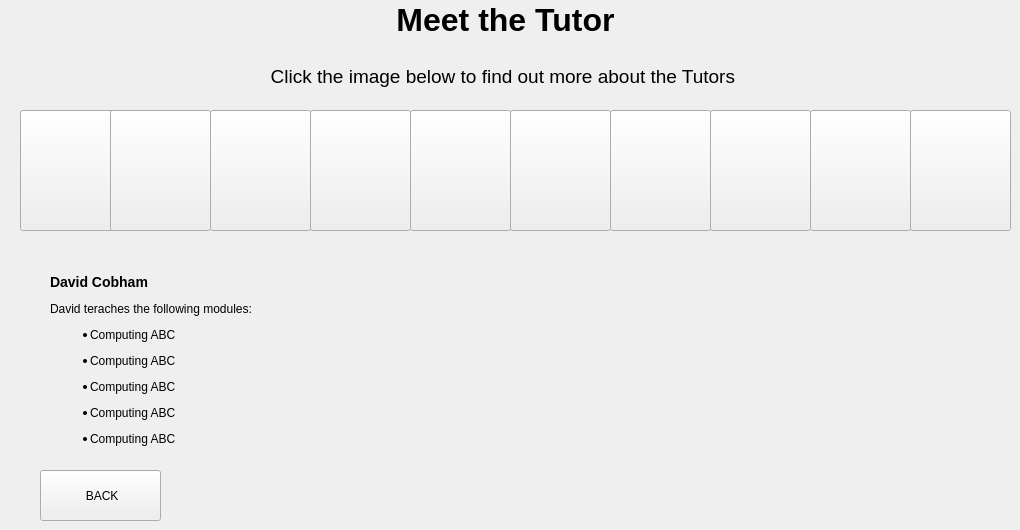
    <widget class="QWidget" name="tutors">
     <widget class="QPushButton" name="Tutor_Back">
      <property name="geometry">
       <rect>
        <x>40</x>
        <y>470</y>
        <width>121</width>
        <height>51</height>
       </rect>
      </property>
      <property name="text">
       <string> BACK</string>
      </property>
      <property name="icon">
       <iconset>
        <normaloff>../../../../../../Downloads/home.jpg</normaloff>../../../../../../Downloads/home.jpg</iconset>
      </property>
      <property name="iconSize">
       <size>
        <width>40</width>
        <height>40</height>
       </size>
      </property>
     </widget>
     <widget class="QLabel" name="Tutor_Title">
      <property name="geometry">
       <rect>
        <x>40</x>
        <y>0</y>
        <width>931</width>
        <height>91</height>
       </rect>
      </property>
      <property name="text">
       <string>&lt;html&gt;&lt;head/&gt;&lt;body&gt;&lt;p align=&quot;center&quot;&gt;&lt;span style=&quot; font-size:24pt; font-weight:600;&quot;&gt;Meet the Tutor&lt;/span&gt;&lt;/p&gt;&lt;p align=&quot;center&quot;&gt;&lt;br/&gt;&lt;span style=&quot; font-size:14pt;&quot;&gt;Click the image below to find out more about the Tutors &lt;/span&gt;&lt;/p&gt;&lt;/body&gt;&lt;/html&gt;</string>
      </property>
     </widget>
     <widget class="QPushButton" name="David_Face">
      <property name="geometry">
       <rect>
        <x>20</x>
        <y>110</y>
        <width>98</width>
        <height>121</height>
       </rect>
      </property>
      <property name="text">
       <string/>
      </property>
      <property name="icon">
       <iconset resource="Images.qrc">
        <normaloff>:/Images/pics/images/DC.jpg</normaloff>:/Images/pics/images/DC.jpg</iconset>
      </property>
      <property name="iconSize">
       <size>
        <width>200</width>
        <height>200</height>
       </size>
      </property>
     </widget>
     <widget class="QPushButton" name="Marc_Face">
      <property name="geometry">
       <rect>
        <x>110</x>
        <y>110</y>
        <width>101</width>
        <height>121</height>
       </rect>
      </property>
      <property name="text">
       <string/>
      </property>
      <property name="icon">
       <iconset resource="Images.qrc">
        <normaloff>:/Images/pics/images/Marc.jpeg</normaloff>:/Images/pics/images/Marc.jpeg</iconset>
      </property>
      <property name="iconSize">
       <size>
        <width>200</width>
        <height>200</height>
       </size>
      </property>
     </widget>
     <widget class="QPushButton" name="John_Face">
      <property name="geometry">
       <rect>
        <x>310</x>
        <y>110</y>
        <width>101</width>
        <height>121</height>
       </rect>
      </property>
      <property name="text">
       <string/>
      </property>
      <property name="icon">
       <iconset resource="Images.qrc">
        <normaloff>:/Images/pics/images/JohnLewak.jpg</normaloff>:/Images/pics/images/JohnLewak.jpg</iconset>
      </property>
      <property name="iconSize">
       <size>
        <width>200</width>
        <height>200</height>
       </size>
      </property>
     </widget>
     <widget class="QPushButton" name="Grzegorz_Face">
      <property name="geometry">
       <rect>
        <x>210</x>
        <y>110</y>
        <width>101</width>
        <height>121</height>
       </rect>
      </property>
      <property name="text">
       <string/>
      </property>
      <property name="icon">
       <iconset resource="Images.qrc">
        <normaloff>:/Images/pics/images/Grzegorz.png</normaloff>:/Images/pics/images/Grzegorz.png</iconset>
      </property>
      <property name="iconSize">
       <size>
        <width>200</width>
        <height>200</height>
       </size>
      </property>
     </widget>
     <widget class="QPushButton" name="Shigang_Face">
      <property name="geometry">
       <rect>
        <x>710</x>
        <y>110</y>
        <width>101</width>
        <height>121</height>
       </rect>
      </property>
      <property name="text">
       <string/>
      </property>
      <property name="icon">
       <iconset resource="Images.qrc">
        <normaloff>:/Images/pics/images/Yue.jpg</normaloff>:/Images/pics/images/Yue.jpg</iconset>
      </property>
      <property name="iconSize">
       <size>
        <width>200</width>
        <height>200</height>
       </size>
      </property>
     </widget>
     <widget class="QPushButton" name="Murray_Face">
      <property name="geometry">
       <rect>
        <x>610</x>
        <y>110</y>
        <width>101</width>
        <height>121</height>
       </rect>
      </property>
      <property name="text">
       <string/>
      </property>
      <property name="icon">
       <iconset resource="Images.qrc">
        <normaloff>:/Images/pics/images/Murray.jpg</normaloff>:/Images/pics/images/Murray.jpg</iconset>
      </property>
      <property name="iconSize">
       <size>
        <width>200</width>
        <height>200</height>
       </size>
      </property>
     </widget>
     <widget class="QPushButton" name="Mark_Face">
      <property name="geometry">
       <rect>
        <x>510</x>
        <y>110</y>
        <width>101</width>
        <height>121</height>
       </rect>
      </property>
      <property name="text">
       <string/>
      </property>
      <property name="icon">
       <iconset resource="Images.qrc">
        <normaloff>:/Images/pics/images/MarkDoughty.jpeg</normaloff>:/Images/pics/images/MarkDoughty.jpeg</iconset>
      </property>
      <property name="iconSize">
       <size>
        <width>200</width>
        <height>200</height>
       </size>
      </property>
     </widget>
     <widget class="QPushButton" name="Kevin_Face">
      <property name="geometry">
       <rect>
        <x>410</x>
        <y>110</y>
        <width>101</width>
        <height>121</height>
       </rect>
      </property>
      <property name="text">
       <string/>
      </property>
      <property name="icon">
       <iconset resource="Images.qrc">
        <normaloff>:/Images/pics/images/Kevin.jpg</normaloff>:/Images/pics/images/Kevin.jpg</iconset>
      </property>
      <property name="iconSize">
       <size>
        <width>200</width>
        <height>200</height>
       </size>
      </property>
     </widget>
     <widget class="QPushButton" name="Bashir_Face">
      <property name="geometry">
       <rect>
        <x>810</x>
        <y>110</y>
        <width>101</width>
        <height>121</height>
       </rect>
      </property>
      <property name="text">
       <string/>
      </property>
      <property name="icon">
       <iconset resource="Images.qrc">
        <normaloff>:/Images/pics/images/Bashir.jpg</normaloff>:/Images/pics/images/Bashir.jpg</iconset>
      </property>
      <property name="iconSize">
       <size>
        <width>200</width>
        <height>200</height>
       </size>
      </property>
     </widget>
     <widget class="QPushButton" name="Derek_Face">
      <property name="geometry">
       <rect>
        <x>910</x>
        <y>110</y>
        <width>101</width>
        <height>121</height>
       </rect>
      </property>
      <property name="text">
       <string/>
      </property>
      <property name="icon">
       <iconset resource="Images.qrc">
        <normaloff>:/Images/pics/images/Derek.jpeg</normaloff>:/Images/pics/images/Derek.jpeg</iconset>
      </property>
      <property name="iconSize">
       <size>
        <width>200</width>
        <height>200</height>
       </size>
      </property>
     </widget>
     <widget class="QLabel" name="Tutor_info_label">
      <property name="geometry">
       <rect>
        <x>50</x>
        <y>250</y>
        <width>951</width>
        <height>221</height>
       </rect>
      </property>
      <property name="text">
       <string>&lt;html&gt;
&lt;head&gt;
&lt;/head&gt;
&lt;body&gt;
&lt;h3&gt;David Cobham&lt;/h3&gt;
&lt;p&gt;David teraches the following modules:&lt;/p&gt;
&lt;ul&gt;
&lt;li&gt; &lt;p&gt;Computing ABC&lt;/p&gt;
&lt;li&gt;&lt;p&gt; Computing ABC&lt;/p&gt;
&lt;li&gt;&lt;p&gt; Computing ABC&lt;/p&gt;
&lt;li&gt;&lt;p&gt; Computing ABC&lt;/p&gt;
&lt;li&gt;&lt;p&gt; Computing ABC&lt;/p&gt;
&lt;/ul&gt;
&lt;/body&gt;
&lt;/html&gt;</string>
      </property>
     </widget>
    </widget>
